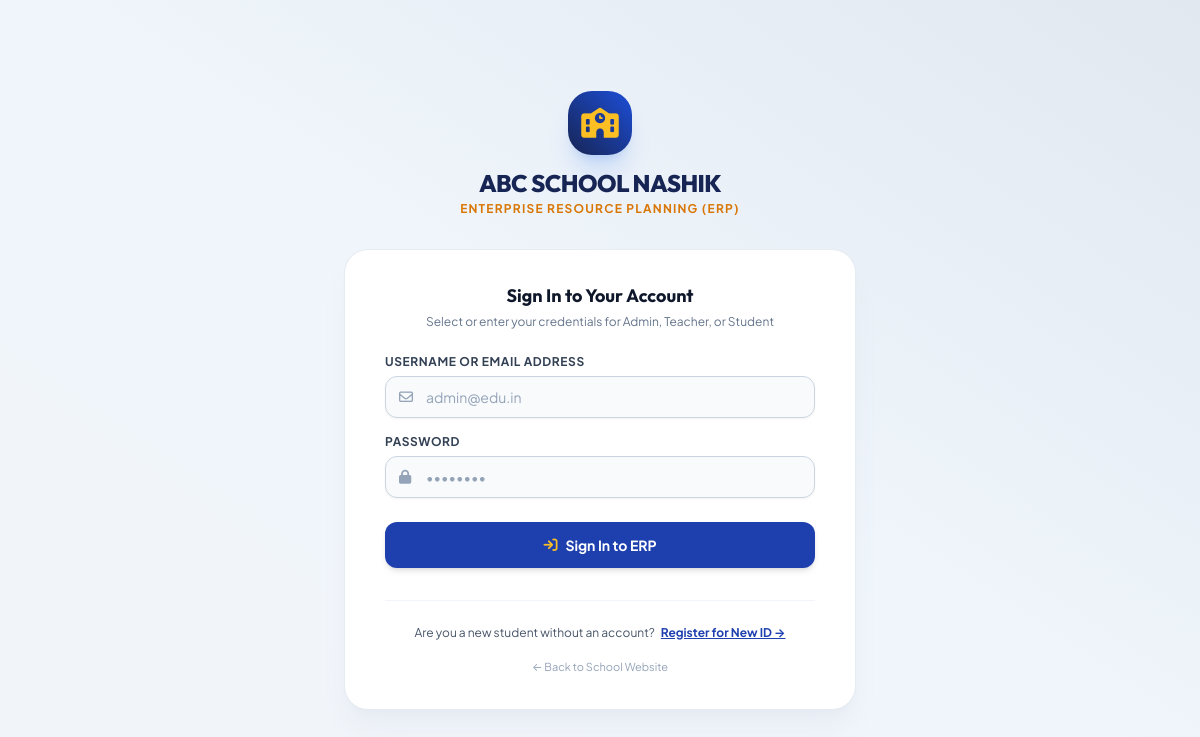
The app's page /login.php, older data.
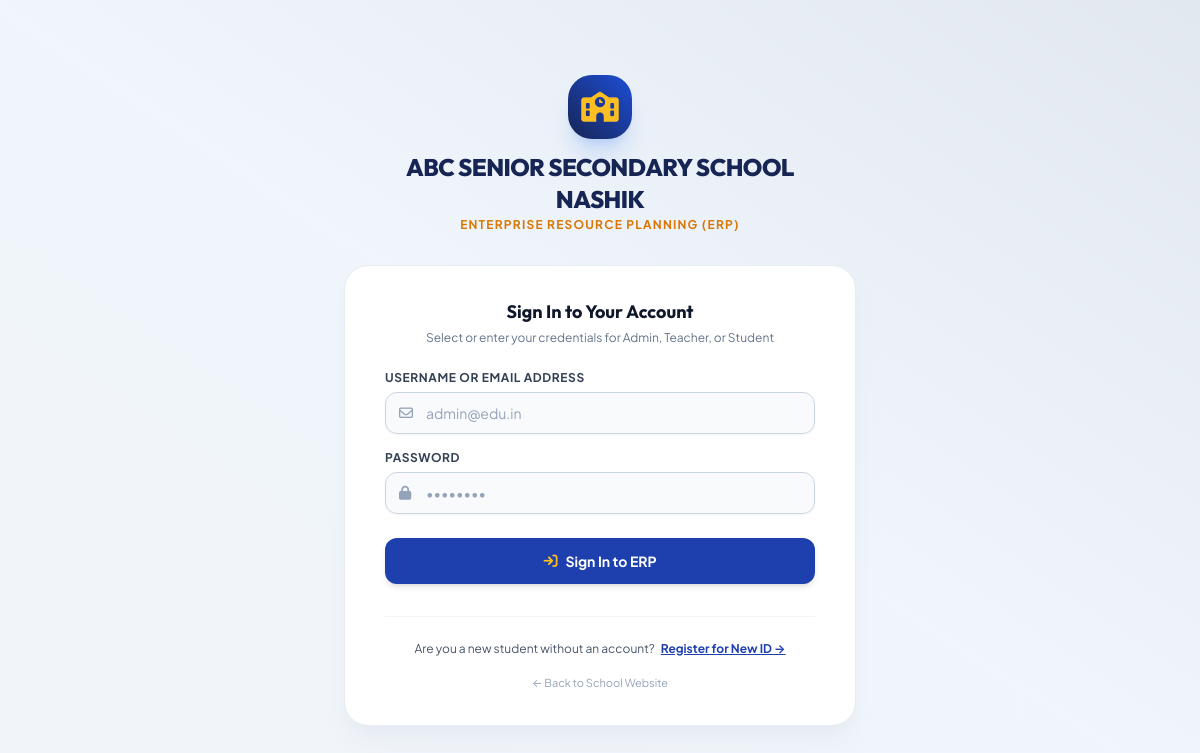
The same page, newer data.
### tables this page shows
CREATE TABLE settings (
            key TEXT PRIMARY KEY,
            value TEXT
        );

### config/db.php (called while the page is built, shortened)
<?php
function get_setting($pdo, $key, $default = '') {
    try {
        $stmt = $pdo->prepare("SELECT value FROM settings WHERE key = ?");
        $stmt->execute([$key]);
        $val = $stmt->fetchColumn();
        return ($val !== false && $val !== null) ? $val : $default;
    } catch (Exception $e) {
        return $default;
    }
}
?>

### login.php (the view, shortened to what the changed rows need)
<?php
require_once __DIR__ . '/includes/auth.php';
$school_logo = get_setting($pdo, 'school_logo', '');
$school_name = get_setting($pdo, 'school_name', 'ABC School Nashik');
?>
<!DOCTYPE html>
<html lang="en" class="h-full bg-slate-100">
<head>
    <script src="https://cdn.tailwindcss.com"></script>
    <link rel="stylesheet" href="https://cdnjs.cloudflare.com/ajax/libs/font-awesome/6.5.1/css/all.min.css">
    <link rel="stylesheet" href="/assets/css/custom.css">
</head>
<body class="h-full flex flex-col justify-center py-12 px-4 sm:px-6 lg:px-8 bg-gradient-to-tr from-slate-100 via-blue-50/50 to-slate-200">
    <div class="sm:mx-auto sm:w-full sm:max-w-md">
        <a href="/" class="flex flex-col items-center group text-center">
            <?php if (!empty($school_logo) && file_exists(__DIR__ . '/' . ltrim($school_logo, '/'))): ?>
                <img src="<?= htmlspecialchars($school_logo) ?>" alt="School Logo" class="w-20 h-20 object-contain rounded-3xl shadow-xl shadow-blue-500/10 group-hover:scale-105 transition-transform mb-3 bg-white p-2 border border-slate-200">
            <?php else: ?>
                <div class="w-16 h-16 rounded-3xl bg-gradient-to-tr from-navy-950 to-navy-700 flex items-center justify-center text-white shadow-xl shadow-blue-500/20 group-hover:scale-105 transition-transform mb-3">
                    <i class="fa-solid fa-school text-3xl text-amber-400"></i>
                </div>
            <?php endif; ?>
            <h2 class="text-2xl font-extrabold text-navy-950 font-['Outfit'] tracking-tight"><?= htmlspecialchars(strtoupper($school_name)) ?></h2>
            <p class="text-xs font-bold tracking-widest text-amber-600 uppercase mt-0.5">Enterprise Resource Planning (ERP)</p>
        </a>
    </div>
</body>
</html>

Row changes from the older to the newer data that the page shows:
added settings: value "ABC SENIOR SECONDARY SCHOOL NASHIK"
Text that changed along with them:
$school_name: "ABC SCHOOL NASHIK" → (not shown)
